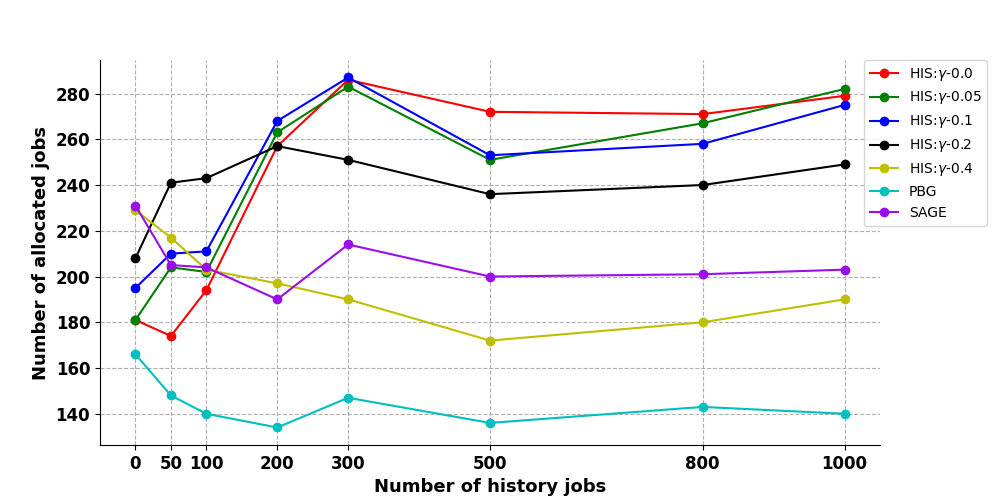

The Python source for this figure:
# coding=utf-8

import numpy as np
import matplotlib.pyplot as plt
from matplotlib.backends.backend_pdf import PdfPages

# plt.rcParams['font.sans-serif'] = ['Arial']  # 如果要显示中文字体,则在此处设为：SimHei
plt.rcParams['axes.unicode_minus'] = False  # 显示负号

henzuobiaos = np.array([0, 50, 100, 200, 300, 500, 800, 1000])
his_gamma_0_0 = np.array([181, 174, 194, 257, 286, 272, 271, 279])
his_gamma_0_01 = np.array([169,192,195,253,302,277,282,280])
his_gamma_0_02 = np.array([180,176,192,251,301,278,279,276])
his_gamma_0_05 = np.array([181,204,202,263,283,251,267,282])
his_gamma_0_1 = np.array([195,210,211,268,287,253,258,275])
his_gamma_0_2 = np.array([208,241,243,257,251,236,240,249])
his_gamma_0_3 = np.array([240,246,246,232,233,203,204,216])
his_gamma_0_4 = np.array([229,217,203,197,190,172,180,190])
pbg = np.array([166,148,140,134,147,136,143,140])
sage = np.array([231,205,204,190,214,200,201,203])



# label在图示(legend)中显示。若为数学公式,则最好在字符串前后添加"$"符号
# color：b:blue、g:green、r:red、c:cyan、m:magenta、y:yellow、k:black、w:white、、、
# 线型：-  --   -.  :    ,
# marker：.  ,   o   v    <    *    +    1
fig = plt.figure(figsize=(10, 5))
plt.grid(linestyle="--")  # 设置背景网格线为虚线
ax = plt.gca()
ax.spines['top'].set_visible(False)  # 去掉上边框
ax.spines['right'].set_visible(False)  # 去掉右边框

plt.plot(henzuobiaos, his_gamma_0_0, marker='o', color="r", label=r"HIS:$\gamma$-0.0", linewidth=1.5)
plt.plot(henzuobiaos, his_gamma_0_05, marker='o', color="g", label=r"HIS:$\gamma$-0.05", linewidth=1.5)
plt.plot(henzuobiaos, his_gamma_0_1, marker='o', color="b", label=r"HIS:$\gamma$-0.1", linewidth=1.5)
plt.plot(henzuobiaos, his_gamma_0_2, marker='o', color="k", label=r"HIS:$\gamma$-0.2", linewidth=1.5)
plt.plot(henzuobiaos, his_gamma_0_4, marker='o', color="y", label=r"HIS:$\gamma$-0.4", linewidth=1.5)

plt.plot(henzuobiaos, pbg, marker='o', color="c", label=r"PBG", linewidth=1.5)
plt.plot(henzuobiaos, sage, marker='o', color="xkcd:violet", label=r"SAGE", linewidth=1.5)


group_labels = list(str(hen) for hen in henzuobiaos)  # x轴刻度的标识
plt.xticks(henzuobiaos, group_labels, fontsize=12, fontweight='bold')  # 默认字体大小为10
plt.yticks(fontsize=12, fontweight='bold')
# plt.title("example", fontsize=12, fontweight='bold')  # 默认字体大小为12
plt.xlabel(r"Number of initial history jobs $h$", fontsize=13, fontweight='bold')
plt.ylabel("Number of allocated jobs", fontsize=13, fontweight='bold')
# plt.xlim(0.9, 6.1)  # 设置x轴的范围
# plt.ylim(1.5, 16)

# plt.legend()          #显示各曲线的图例
plt.legend(loc=0, numpoints=1)
leg = plt.gca().get_legend()
ltext = leg.get_texts()
plt.setp(ltext, fontsize=12, fontweight='bold')  # 设置图例字体的大小和粗细
plt.legend(loc=2, bbox_to_anchor=(0.98,1.0),borderaxespad = 0.)
plt.subplots_adjust(left=0.1, right=0.88)

path = '/home/netlab/DL_lab/opacus_simulation/plots/history_change_jobnum'
plt.savefig(path + '.png', format='png')  # 建议保存为svg格式,再用inkscape转为矢量图emf后插入word中
plt.show()
pp = PdfPages(path + '.pdf')
pp.savefig(fig)
pp.close()